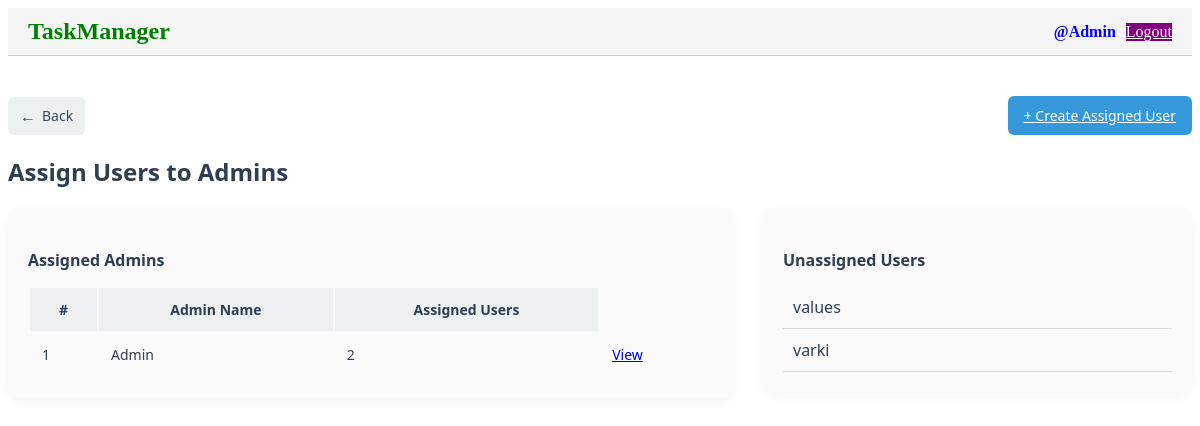
The app's page /assign-user/ (signed in) with its own data.
### taskmanager/models.py (models this page shows, shortened)
class CustomUser(AbstractBaseUser,PermissionsMixin):
    id = models.UUIDField(primary_key=True, default=uuid.uuid4, editable=False)
    username = models.CharField(max_length=30, unique=True, null=False, blank=False)
    password = models.CharField(max_length=30, null=False)
    role = models.CharField(max_length=30, choices=Role.choices, default=Role.USER)
    is_active = models.BooleanField(default=True)
    is_staff = models.BooleanField(default=False)
    is_superuser=models.BooleanField(default=False)
    USERNAME_FIELD = 'username'
    REQUIRED_FIELDS = []
    objects = CustomUserManager()

### taskmanager/views/usermanage_view.py (the view)
# urls.py: path('assign-user/', assign_user, name='assign_user'),
@login_required
def assign_user(request):
    assigned_admins_data = (
        AssignedUser.objects.values('admin')
        .annotate(count=Count('user'))
    )
    assigned_admins = []
    for item in assigned_admins_data:
        try:
            admin_obj = CustomUser.objects.get(id=item['admin'])
            assigned_admins.append({
                'admin': admin_obj,
                'count': item['count']
            })
        except CustomUser.DoesNotExist:
            continue
    assigned_user_ids = AssignedUser.objects.values_list('user_id', flat=True)
    unassigned_users = CustomUser.objects.filter(role=Role.USER).exclude(id__in=assigned_user_ids)
    return render(request, "assign_user.html", {
        "assigned_admins": assigned_admins,
        "unassigned_users": unassigned_users
    })

### taskmanager/templates/assign_user.html
{% extends "base.html" %}
{% block content %}
<div id="assignUserSection" class="list-section" style="display: block; margin-top: 40px; font-family: 'Segoe UI', sans-serif; color: #2c3e50;">
  <div style="display: flex; justify-content: space-between; align-items: center; margin-bottom: 20px;">
    <a href="{% url 'admin_panel' %}" class="mui-btn mui-btn--raised"
       style="display: flex; align-items: center; background-color: #ecf0f1; padding: 8px 12px; border-radius: 6px; font-size: 14px; color: #34495e; text-decoration: none;">
      <span style="font-size: 16px; margin-right: 6px;">←</span> Back
    </a>
    <a href="{% url 'assign_user_create' %}" class="mui-btn mui-btn--raised"
       style="background-color: #3498db; color: white; padding: 10px 16px; border-radius: 6px; font-size: 14px;">
      + Create Assigned User
    </a>
  </div>
  <h2 style="margin-bottom: 20px;">Assign Users to Admins</h2>
  <div style="display: flex; gap: 30px; flex-wrap: wrap;">
    <div style="flex: 1 1 60%; min-width: 300px;">
      <div style="background: #fafafa; padding: 20px; border-radius: 10px; box-shadow: 0 4px 12px rgba(0, 0, 0, 0.05);">
        <h4 style="margin-bottom: 15px;">Assigned Admins</h4>
        <table class="mui-table mui-table--bordered" style="width: 100%; font-size: 14px;">
          <thead style="background-color: #ecf0f1;">
            <tr>
              <th style="padding: 12px;">#</th>
              <th style="padding: 12px;">Admin Name</th>
              <th style="padding: 12px;">Assigned Users</th>
            </tr>
          </thead>
          <tbody>
            {% if assigned_admins %}
              {% for item in assigned_admins %}
              <tr>
                <td style="padding: 12px;">{{ forloop.counter }}</td>
                <td style="padding: 12px;">{{ item.admin.username }}</td>
                <td style="padding: 12px;">{{ item.count }}</td>
                <td style="padding: 12px;">
    <a href="{% url 'assign_user_detail' item.admin.id %}" class="mui-btn mui-btn--small mui-btn--primary">
      View
    </a>
  </td>
              </tr>
              {% endfor %}
            {% else %}
              <tr>
                <td colspan="3" style="text-align: center; padding: 12px;">No assignments found.</td>
              </tr>
            {% endif %}
          </tbody>
        </table>
      </div>
    </div>
    <div style="flex: 1 1 35%; min-width: 200px;">
      <div style="background: #fafafa; padding: 20px; border-radius: 10px; box-shadow: 0 4px 12px rgba(0, 0, 0, 0.05); max-height: 400px; overflow-y: auto;">
        <h4 style="margin-bottom: 15px;">Unassigned Users</h4>
        <ul style="list-style: none; padding-left: 0; margin: 0;">
          {% if unassigned_users %}
            {% for user in unassigned_users %}
              <li style="padding: 10px; border-bottom: 1px solid #ddd; cursor: pointer;">
                {{ user.username }}
              </li>
            {% endfor %}
          {% else %}
            <li style="padding: 10px;">No unassigned users available.</li>
          {% endif %}
        </ul>
      </div>
    </div>
  </div>
</div>
{% endblock %}

### taskmanager/templates/base.html (shortened to what this page needs)
{% load static %}
<!DOCTYPE html>
<html lang="en">
<head>
    <link href="{% static 'css/login.css' %}" rel="stylesheet">
    <link href="https://cdn.muicss.com/mui-0.10.3/css/mui.min.css" rel="stylesheet">
</head>
<body>
    <div style="display: flex; justify-content: space-between; align-items: center; padding: 10px 20px; background: #f5f5f5; border-bottom: 1px solid #ccc;">
        <h2 style="color: green; margin: 0;">TaskManager</h2>
        {% if request.user.is_authenticated %}
        <div style="display: flex; align-items: center; gap: 10px;">
            <span style="font-weight: bold;color: blue;">@{{ request.user.username }}</span>
            <a href="{% url 'logout' %}" class="mui-btn mui-btn--raised" style="background-color: purple; color: white;">
                Logout
            </a>
        </div>
        {% endif %}
    </div>
    {% block content %}{% endblock %}
</body>
</html>

### records on screen
CustomUser: user.username "Admin", admin.username "Admin", count "2"
CustomUser: username "values"
CustomUser: username "varki"
